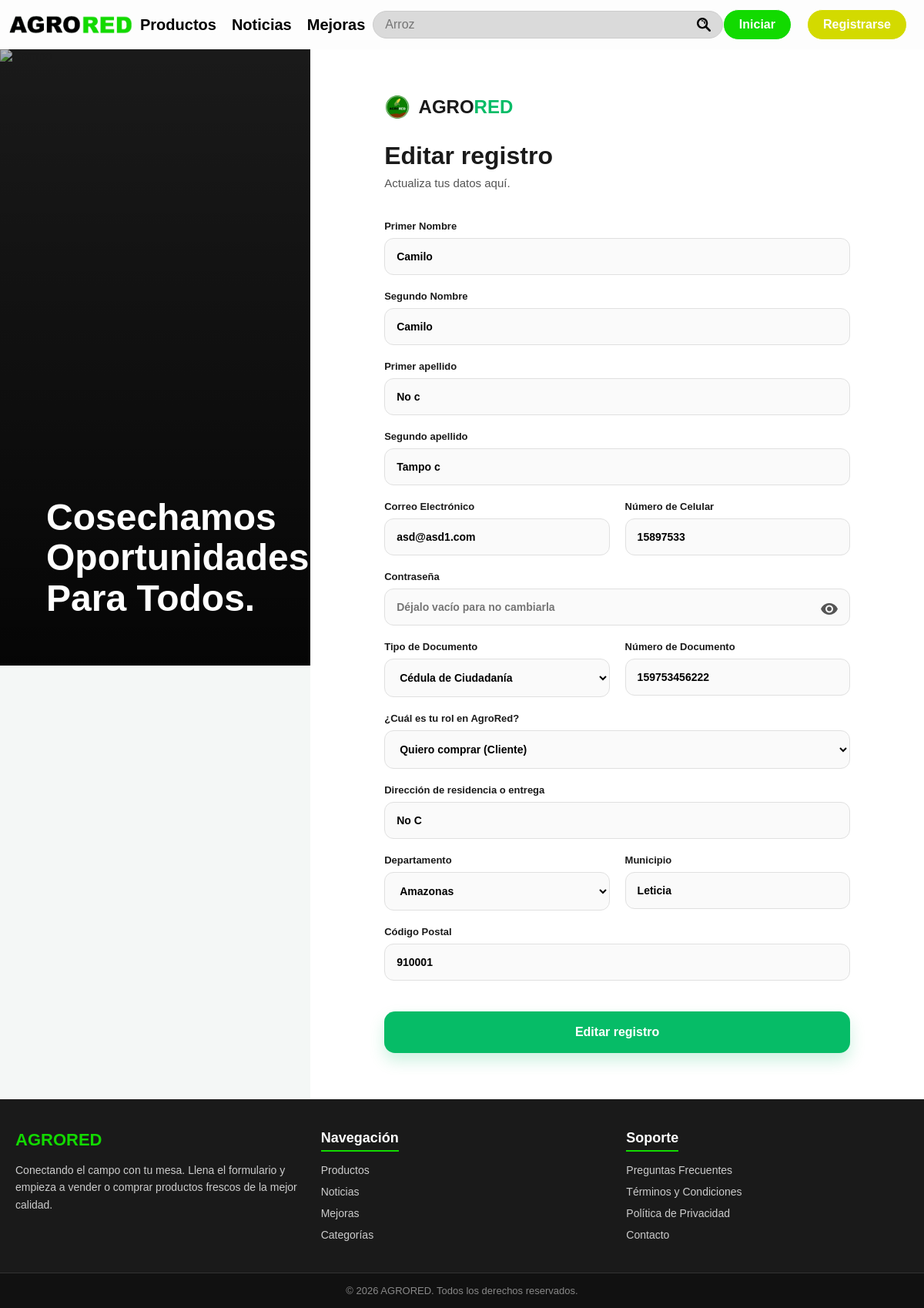
Page /Agrored_web_nuevo3/static/php/editar_usuario.php?id_usuario=3 on the earlier database version.
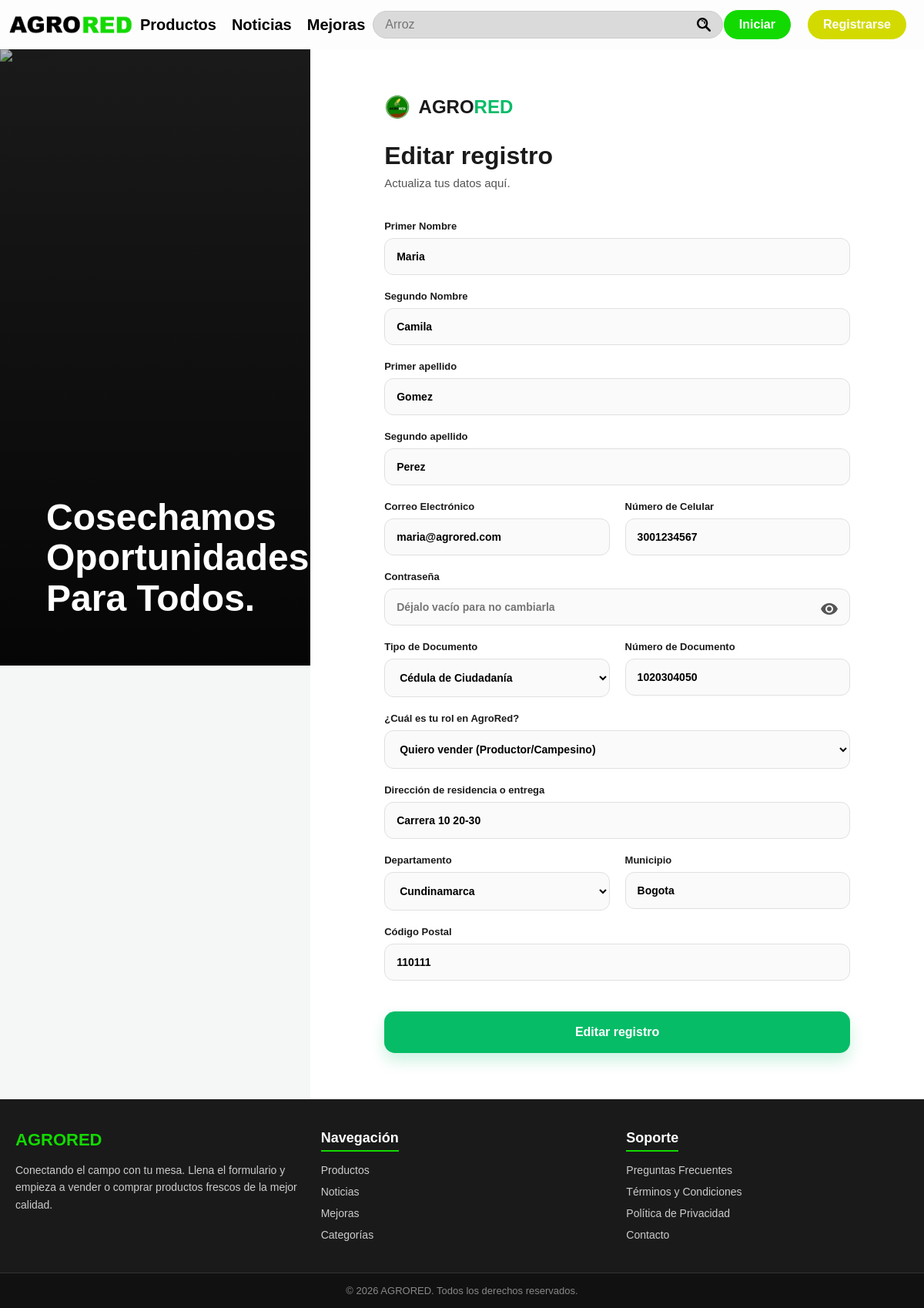
Same page on the later database version.
### tables this page shows
CREATE TABLE `usuario` (
  `id_usuario` int(11) NOT NULL,
  `P_nombre` varchar(30) DEFAULT NULL,
  `S_nombre` varchar(30) DEFAULT NULL,
  `P_apellido` varchar(30) DEFAULT NULL,
  `S_apellido` varchar(30) DEFAULT NULL,
  `correo` varchar(40) DEFAULT NULL,
  `celular` varchar(15) DEFAULT NULL,
  `contrasena` varchar(255) NOT NULL,
  `tip_documento` varchar(5) DEFAULT NULL,
  `numero_documento` varchar(15) DEFAULT NULL,
  `rol` varchar(15) DEFAULT NULL,
  `direccion` varchar(40) DEFAULT NULL,
  `departamento` varchar(40) DEFAULT NULL,
  `municipio` varchar(40) DEFAULT NULL,
  `codigo_postal` varchar(40) DEFAULT NULL
);

### Agrored_web_nuevo3/static/php/editar_usuario.php (the view, shortened to what the changed rows need)
<?php
    require 'conexion_inicial.php';
    $id = filter_input(INPUT_GET, 'id_usuario', FILTER_VALIDATE_INT);
    $stmt = $pdo->prepare("SELECT id_usuario, P_nombre, S_nombre, P_apellido, S_apellido, correo, celular, contrasena, tip_documento, numero_documento, rol, direccion, departamento, municipio, codigo_postal FROM usuario WHERE id_usuario = :id_usuario");
    $stmt->execute([':id_usuario' => $id]);
    $usuario = $stmt->fetch(PDO::FETCH_ASSOC);
?>
<!DOCTYPE html>
<html lang="es">
<head>
    <link rel="stylesheet" href="../css/registrarse.css">
</head>
<body>
    <div class="register-container">
        <div class="register-image">
            <div class="image-overlay">
                <h2>Cosechamos<br>Oportunidades<br>Para Todos.</h2>
            </div>
        </div>
        <div class="register-form-section">
            <form action="actualizar.php" method="post">
                <div class="input-group full-width">
                    <label>Primer Nombre</label>
                    <input type="text" name="P_nombre" id="P_nombre" value="<?= htmlspecialchars($usuario['P_nombre']) ?>" placeholder="Escribe tu primer nombre" required>
                </div>
                <div class="input-group full-width">
                    <label>Segundo Nombre</label>
                    <input type="text" name="S_nombre" id="S_nombre" value="<?= htmlspecialchars($usuario['S_nombre']) ?>" placeholder="Escribe tu Segundo nombre" required>
                </div>
                <div class="input-group full-width">
                    <label>Primer apellido</label>
                    <input type="text" name="P_apellido" id="P_apellido" value="<?= htmlspecialchars($usuario['P_apellido']) ?>" placeholder="Escribe tu Primer apellido" required>
                </div>
                <div class="input-group full-width">
                    <label>Segundo apellido</label>
                    <input type="text" name="S_apellido" id="S_apellido" value="<?= htmlspecialchars($usuario['S_apellido']) ?>" placeholder="Escribe tu Segundo apellido" required>
                </div>
                <div class="input-group">
                    <label>Correo Electrónico</label>
                    <input type="email" name="correo" id="correo" value="<?= htmlspecialchars($usuario['correo']) ?>" placeholder="ejemplo@correo.com" required>
                </div>
                <div class="input-group">
                    <label>Número de Celular</label>
                    <input type="tel" name="celular" id="celular" value="<?= htmlspecialchars($usuario['celular']) ?>" placeholder="300 000 0000" required>
                </div>
                <div class="input-group">
                    <label>Número de Documento</label>
                    <input type="text" name="numero_documento" id="numeroDocumento" value="<?= htmlspecialchars($usuario['numero_documento']) ?>" placeholder="123456789" required>
                </div>
                <div class="input-group full-width">
                    <label>¿Cuál es tu rol en AgroRed?</label>
                    <select name="rol" id="rol" required>
                        <option value="comprador" <?= $usuario['rol'] === 'comprador' ? 'selected' : '' ?>>Quiero comprar (Cliente)</option>
                        <option value="vendedor"  <?= $usuario['rol'] === 'vendedor'  ? 'selected' : '' ?>>Quiero vender (Productor/Campesino)</option>
                    </select>
                </div>
                <div class="input-group full-width">
                    <label>Dirección de residencia o entrega</label>
                    <input type="text" name="direccion" id="direccion" value="<?= htmlspecialchars($usuario['direccion']) ?>" placeholder="Calle, Carrera, número..." required>
                </div>
                <div class="input-group">
                    <label>Departamento</label>
                    <select name="departamento" id="departamento">
                        <option value="<?= htmlspecialchars($usuario['departamento']) ?>"><?= htmlspecialchars($usuario['departamento']) ?></option>
                    </select>
                </div>
                <div class="input-group">
                    <label>Municipio</label>
                    <input type="text" name="municipio" id="municipio" value="<?= htmlspecialchars($usuario['municipio']) ?>" placeholder="Ciudad o Municipio">
                </div>
                <div class="input-group full-width">
                    <label>Código Postal</label>
                    <input type="text" name="codigo_postal" value="<?= htmlspecialchars($usuario['codigo_postal']) ?>" placeholder="Opcional">
                </div>
            </form>
        </div>
    </div>
</body>
</html>

Differences in the rows shown:
changed usuario: P_nombre "Camilo" → "Maria"; S_nombre "Camilo" → "Camila"; P_apellido "No c" → "Gomez"; S_apellido "Tampo c" → "Perez"; correo "asd@asd1.com" → "maria@agrored.com"; celular "15897533" → "3001234567"; numero_documento "159753456222" → "1020304050"; rol "Quiero comprar (Cliente)" → "Quiero vender (Productor/Campesino)"; direccion "No C" → "Carrera 10 20-30"; departamento "Amazonas" → "Cundinamarca"; municipio "Leticia" → "Bogota"; codigo_postal "910001" → "110111"
